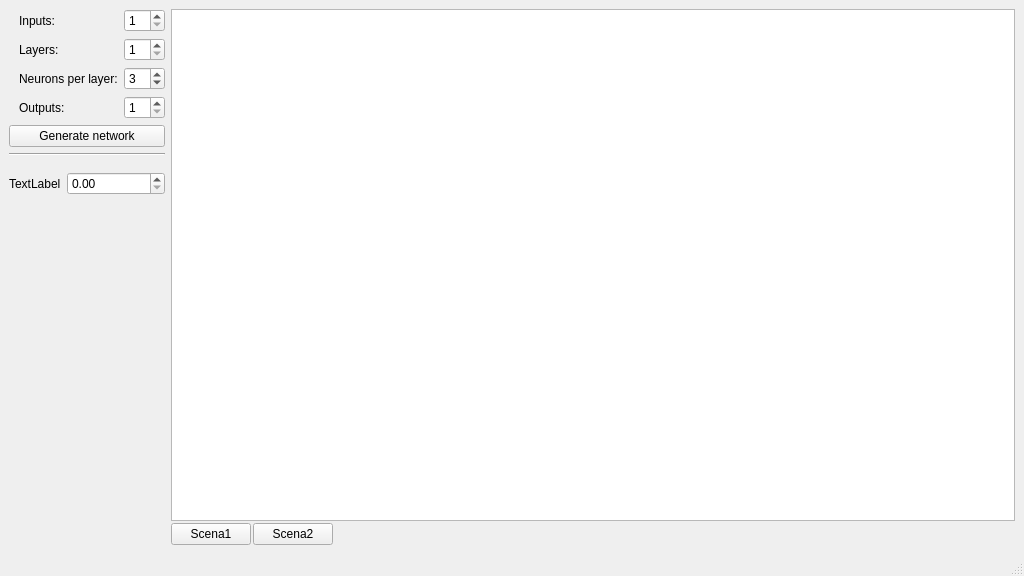
<?xml version="1.0" encoding="UTF-8"?>
<ui version="4.0">
 <class>MainWindow</class>
 <widget class="QMainWindow" name="MainWindow">
  <property name="geometry">
   <rect>
    <x>0</x>
    <y>0</y>
    <width>1024</width>
    <height>576</height>
   </rect>
  </property>
  <property name="sizePolicy">
   <sizepolicy hsizetype="Preferred" vsizetype="Preferred">
    <horstretch>0</horstretch>
    <verstretch>0</verstretch>
   </sizepolicy>
  </property>
  <property name="windowTitle">
   <string>MainWindow</string>
  </property>
  <widget class="QWidget" name="centralwidget">
   <layout class="QHBoxLayout" name="horizontalLayout_3">
    <item>
     <layout class="QVBoxLayout" name="verticalLayout_2">
      <property name="leftMargin">
       <number>0</number>
      </property>
      <item>
       <layout class="QFormLayout" name="formLayout">
        <property name="leftMargin">
         <number>10</number>
        </property>
        <item row="0" column="0">
         <widget class="QLabel" name="label_inputs">
          <property name="text">
           <string>Inputs:</string>
          </property>
         </widget>
        </item>
        <item row="0" column="1">
         <widget class="QSpinBox" name="sBox_inputs">
          <property name="minimum">
           <number>1</number>
          </property>
          <property name="maximum">
           <number>8</number>
          </property>
          <property name="value">
           <number>1</number>
          </property>
         </widget>
        </item>
        <item row="1" column="0">
         <widget class="QLabel" name="label_layers">
          <property name="text">
           <string>Layers:</string>
          </property>
         </widget>
        </item>
        <item row="1" column="1">
         <widget class="QSpinBox" name="sBox_layers">
          <property name="minimum">
           <number>1</number>
          </property>
          <property name="maximum">
           <number>3</number>
          </property>
          <property name="value">
           <number>1</number>
          </property>
         </widget>
        </item>
        <item row="2" column="0">
         <widget class="QLabel" name="label_neurons">
          <property name="text">
           <string>Neurons per layer:</string>
          </property>
         </widget>
        </item>
        <item row="2" column="1">
         <widget class="QSpinBox" name="sBox_neurons">
          <property name="minimum">
           <number>1</number>
          </property>
          <property name="maximum">
           <number>16</number>
          </property>
          <property name="value">
           <number>3</number>
          </property>
         </widget>
        </item>
        <item row="3" column="0">
         <widget class="QLabel" name="label_outputs">
          <property name="text">
           <string>Outputs:</string>
          </property>
         </widget>
        </item>
        <item row="3" column="1">
         <widget class="QSpinBox" name="sBox_outputs">
          <property name="minimum">
           <number>1</number>
          </property>
          <property name="maximum">
           <number>8</number>
          </property>
          <property name="value">
           <number>1</number>
          </property>
         </widget>
        </item>
       </layout>
      </item>
      <item>
       <widget class="QPushButton" name="btn_gen_network">
        <property name="text">
         <string>Generate network</string>
        </property>
       </widget>
      </item>
      <item>
       <widget class="Line" name="line">
        <property name="orientation">
         <enum>Qt::Horizontal</enum>
        </property>
       </widget>
      </item>
      <item>
       <layout class="QFormLayout" name="formLayout_2">
        <property name="leftMargin">
         <number>0</number>
        </property>
        <property name="topMargin">
         <number>10</number>
        </property>
        <item row="0" column="0">
         <widget class="QLabel" name="config_lab1">
          <property name="text">
           <string>TextLabel</string>
          </property>
         </widget>
        </item>
        <item row="0" column="1">
         <widget class="QDoubleSpinBox" name="confsBox1"/>
        </item>
       </layout>
      </item>
      <item>
       <spacer name="verticalSpacer">
        <property name="orientation">
         <enum>Qt::Vertical</enum>
        </property>
        <property name="sizeHint" stdset="0">
         <size>
          <width>20</width>
          <height>40</height>
         </size>
        </property>
       </spacer>
      </item>
     </layout>
    </item>
    <item>
     <layout class="QVBoxLayout" name="verticalLayout">
      <property name="spacing">
       <number>2</number>
      </property>
      <property name="sizeConstraint">
       <enum>QLayout::SetDefaultConstraint</enum>
      </property>
      <property name="leftMargin">
       <number>0</number>
      </property>
      <property name="topMargin">
       <number>0</number>
      </property>
      <property name="rightMargin">
       <number>0</number>
      </property>
      <property name="bottomMargin">
       <number>0</number>
      </property>
      <item>
       <widget class="QGraphicsView" name="view_1">
        <property name="sizePolicy">
         <sizepolicy hsizetype="Expanding" vsizetype="Expanding">
          <horstretch>0</horstretch>
          <verstretch>0</verstretch>
         </sizepolicy>
        </property>
        <property name="minimumSize">
         <size>
          <width>0</width>
          <height>0</height>
         </size>
        </property>
       </widget>
      </item>
      <item>
       <layout class="QHBoxLayout" name="horizontalLayout">
        <item>
         <widget class="QPushButton" name="btn_scene_change_1">
          <property name="text">
           <string>Scena1</string>
          </property>
         </widget>
        </item>
        <item>
         <widget class="QPushButton" name="btn_scene_change_2">
          <property name="text">
           <string>Scena2</string>
          </property>
         </widget>
        </item>
        <item>
         <spacer name="horizontalSpacer_2">
          <property name="orientation">
           <enum>Qt::Horizontal</enum>
          </property>
          <property name="sizeHint" stdset="0">
           <size>
            <width>40</width>
            <height>20</height>
           </size>
          </property>
         </spacer>
        </item>
       </layout>
      </item>
     </layout>
    </item>
   </layout>
  </widget>
  <widget class="QMenuBar" name="menubar">
   <property name="geometry">
    <rect>
     <x>0</x>
     <y>0</y>
     <width>1024</width>
     <height>20</height>
    </rect>
   </property>
  </widget>
  <widget class="QStatusBar" name="statusbar"/>
 </widget>
 <resources/>
 <connections/>
</ui>
